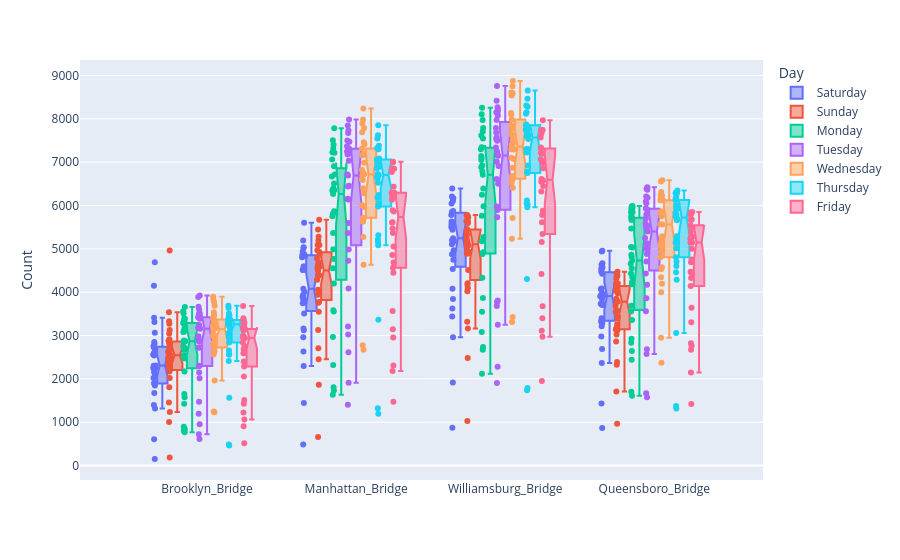

This figure's notebook cell:
### Code cell
# Consider boxplots across multiple categorical variables.
df = pd.melt(NY_bicycle_ts,
             id_vars=['Day','High_Temp_F'], 
             value_vars=['Brooklyn_Bridge', 'Manhattan_Bridge', 'Williamsburg_Bridge','Queensboro_Bridge']
            )
df.columns=['Day','Temperature','Bridge','Count']
df.head()

plt.figure(figsize=(12,6))
fig = px.box(df,
       x='Bridge',
       y='Count',
       points='all',
       color='Day', # Use color to further split plots by "Day"
       notched=True
      )

fig.update_xaxes(title_text=' ') # Updating x-axis label
fig.show();

### Figure 1 — Plotly figure (JSON) as saved in the notebook; plotly's stock layout.template omitted (floating-point values rounded to 4 significant figures)
{"data": [{"alignmentgroup": "True", "boxpoints": "all", "hovertemplate": "Day=Saturday<br>Bridge=%{x}<br>Count=%{y}<extra></extra>", "legendgroup": "Saturday", "marker": {"color": "#636efa"}, "name": "Saturday", "notched": true, "offsetgroup": "Saturday", "orientation": "v", "showlegend": true, "type": "box", "x": ["Brooklyn_Bridge", "Brooklyn_Bridge", "Brooklyn_Bridge", "Brooklyn_Bridge", "Brooklyn_Bridge", "Brooklyn_Bridge", "Brooklyn_Bridge", "Brooklyn_Bridge", "Brooklyn_Bridge", "Brooklyn_Bridge", "Brooklyn_Bridge", "Brooklyn_Bridge", "Brooklyn_Bridge", "Brooklyn_Bridge", "Brooklyn_Bridge", "Brooklyn_Bridge", "Brooklyn_Bridge", "Brooklyn_Bridge", "Brooklyn_Bridge", "Brooklyn_Bridge", "Brooklyn_Bridge", "Brooklyn_Bridge", "Brooklyn_Bridge", "Brooklyn_Bridge", "Brooklyn_Bridge", "Brooklyn_Bridge", "Brooklyn_Bridge", "Brooklyn_Bridge", "Brooklyn_Bridge", "Brooklyn_Bridge", "Brooklyn_Bridge", "Manhattan_Bridge", "Manhattan_Bridge", "Manhattan_Bridge", "Manhattan_Bridge", "Manhattan_Bridge", "Manhattan_Bridge", "Manhattan_Bridge", "Manhattan_Bridge", "Manhattan_Bridge", "Manhattan_Bridge", "Manhattan_Bridge", "Manhattan_Bridge", "Manhattan_Bridge", "Manhattan_Bridge", "Manhattan_Bridge", "Manhattan_Bridge", "Manhattan_Bridge", "Manhattan_Bridge", "Manhattan_Bridge", "Manhattan_Bridge", "Manhattan_Bridge", "Manhattan_Bridge", "Manhattan_Bridge", "Manhattan_Bridge", "Manhattan_Bridge", "Manhattan_Bridge", "Manhattan_Bridge", "Manhattan_Bridge", "Manhattan_Bridge", "Manhattan_Bridge", "Manhattan_Bridge", "Williamsburg_Bridge", "Williamsburg_Bridge", "Williamsburg_Bridge", "Williamsburg_Bridge", "Williamsburg_Bridge", "Williamsburg_Bridge", "Williamsburg_Bridge", "Williamsburg_Bridge", "Williamsburg_Bridge", "Williamsburg_Bridge", "Williamsburg_Bridge", "Williamsburg_Bridge", "Williamsburg_Bridge", "Williamsburg_Bridge", "Williamsburg_Bridge", "Williamsburg_Bridge", "Williamsburg_Bridge", "Williamsburg_Bridge", "Williamsburg_Bridge", "Williamsburg_Bridge", "Williamsburg_Bridge", "Williamsburg_Bridge", "Williamsburg_Bridge", "Williamsburg_Bridge", "Williamsburg_Bridge", "Williamsburg_Bridge", "Williamsburg_Bridge", "Williamsburg_Bridge", "Williamsburg_Bridge", "Williamsburg_Bridge", "Williamsburg_Bridge", "Queensboro_Bridge", "Queensboro_Bridge", "Queensboro_Bridge", "Queensboro_Bridge", "Queensboro_Bridge", "Queensboro_Bridge", "Queensboro_Bridge", "Queensboro_Bridge", "Queensboro_Bridge", "Queensboro_Bridge", "Queensboro_Bridge", "Queensboro_Bridge", "Queensboro_Bridge", "Queensboro_Bridge", "Queensboro_Bridge", "Queensboro_Bridge", "Queensboro_Bridge", "Queensboro_Bridge", "Queensboro_Bridge", "Queensboro_Bridge", "Queensboro_Bridge", "Queensboro_Bridge", "Queensboro_Bridge", "Queensboro_Bridge", "Queensboro_Bridge", "Queensboro_Bridge", "Queensboro_Bridge", "Queensboro_Bridge", "Queensboro_Bridge", "Queensboro_Bridge", "Queensboro_Bridge"], "x0": " ", "xaxis": "x", "y": [606, 1674, 2253, 1318, 3315, 1892, 151, 2161, 2609, 2589, 3066, 1399, 2307, 1848, 2718, 2853, 2301, 2074, 3409, 4146, 4693, 2710, 1876, 2609, 2560, 2810, 1903, 2750, 2021, 2538, 2245, 1446, 3163, 3853, 2297, 5605, 3815, 484, 3896, 4013, 4510, 5193, 2633, 3933, 2958, 4807, 4857, 3745, 3787, 4520, 4593, 4871, 4592, 3121, 5035, 4860, 4940, 3507, 5019, 4079, 4834, 4520, 1915, 4082, 4965, 2963, 6045, 5502, 874, 5198, 6105, 6210, 6391, 3439, 5214, 3845, 5781, 5631, 4535, 5242, 5169, 5443, 5612, 5537, 3625, 5849, 5568, 6167, 4749, 5873, 4878, 6167, 5104, 1430, 2691, 3291, 2366, 4078, 3965, 865, 3910, 3703, 4084, 4425, 2977, 3396, 3216, 3952, 3918, 3841, 3711, 3907, 4548, 4958, 4670, 3325, 4471, 4532, 4635, 3729, 4576, 3734, 4940, 4069], "y0": " ", "yaxis": "y"}, {"alignmentgroup": "True", "boxpoints": "all", "hovertemplate": "Day=Sunday<br>Bridge=%{x}<br>Count=%{y}<extra></extra>", "legendgroup": "Sunday", "marker": {"color": "#EF553B"}, "name": "Sunday", "notched": true, "offsetgroup": "Sunday", "orientation": "v", "showlegend": true, "type": "box", "x": ["Brooklyn_Bridge", "Brooklyn_Bridge", "Brooklyn_Bridge", "Brooklyn_Bridge", "Brooklyn_Bridge", "Brooklyn_Bridge", "Brooklyn_Bridge", "Brooklyn_Bridge", "Brooklyn_Bridge", "Brooklyn_Bridge", "Brooklyn_Bridge", "Brooklyn_Bridge", "Brooklyn_Bridge", "Brooklyn_Bridge", "Brooklyn_Bridge", "Brooklyn_Bridge", "Brooklyn_Bridge", "Brooklyn_Bridge", "Brooklyn_Bridge", "Brooklyn_Bridge", "Brooklyn_Bridge", "Brooklyn_Bridge", "Brooklyn_Bridge", "Brooklyn_Bridge", "Brooklyn_Bridge", "Brooklyn_Bridge", "Brooklyn_Bridge", "Brooklyn_Bridge", "Brooklyn_Bridge", "Brooklyn_Bridge", "Brooklyn_Bridge", "Manhattan_Bridge", "Manhattan_Bridge", "Manhattan_Bridge", "Manhattan_Bridge", "Manhattan_Bridge", "Manhattan_Bridge", "Manhattan_Bridge", "Manhattan_Bridge", "Manhattan_Bridge", "Manhattan_Bridge", "Manhattan_Bridge", "Manhattan_Bridge", "Manhattan_Bridge", "Manhattan_Bridge", "Manhattan_Bridge", "Manhattan_Bridge", "Manhattan_Bridge", "Manhattan_Bridge", "Manhattan_Bridge", "Manhattan_Bridge", "Manhattan_Bridge", "Manhattan_Bridge", "Manhattan_Bridge", "Manhattan_Bridge", "Manhattan_Bridge", "Manhattan_Bridge", "Manhattan_Bridge", "Manhattan_Bridge", "Manhattan_Bridge", "Manhattan_Bridge", "Manhattan_Bridge", "Williamsburg_Bridge", "Williamsburg_Bridge", "Williamsburg_Bridge", "Williamsburg_Bridge", "Williamsburg_Bridge", "Williamsburg_Bridge", "Williamsburg_Bridge", "Williamsburg_Bridge", "Williamsburg_Bridge", "Williamsburg_Bridge", "Williamsburg_Bridge", "Williamsburg_Bridge", "Williamsburg_Bridge", "Williamsburg_Bridge", "Williamsburg_Bridge", "Williamsburg_Bridge", "Williamsburg_Bridge", "Williamsburg_Bridge", "Williamsburg_Bridge", "Williamsburg_Bridge", "Williamsburg_Bridge", "Williamsburg_Bridge", "Williamsburg_Bridge", "Williamsburg_Bridge", "Williamsburg_Bridge", "Williamsburg_Bridge", "Williamsburg_Bridge", "Williamsburg_Bridge", "Williamsburg_Bridge", "Williamsburg_Bridge", "Williamsburg_Bridge", "Queensboro_Bridge", "Queensboro_Bridge", "Queensboro_Bridge", "Queensboro_Bridge", "Queensboro_Bridge", "Queensboro_Bridge", "Queensboro_Bridge", "Queensboro_Bridge", "Queensboro_Bridge", "Queensboro_Bridge", "Queensboro_Bridge", "Queensboro_Bridge", "Queensboro_Bridge", "Queensboro_Bridge", "Queensboro_Bridge", "Queensboro_Bridge", "Queensboro_Bridge", "Queensboro_Bridge", "Queensboro_Bridge", "Queensboro_Bridge", "Queensboro_Bridge", "Queensboro_Bridge", "Queensboro_Bridge", "Queensboro_Bridge", "Queensboro_Bridge", "Queensboro_Bridge", "Queensboro_Bridge", "Queensboro_Bridge", "Queensboro_Bridge", "Queensboro_Bridge", "Queensboro_Bridge"], "x0": " ", "xaxis": "x", "y": [2021, 2375, 2877, 2520, 2225, 3539, 1452, 2612, 2640, 1805, 2465, 2199, 2625, 2467, 3048, 2917, 2321, 3331, 3130, 3274, 2822, 2676, 1004, 4960, 2676, 2543, 2297, 1235, 2169, 2744, 183, 3943, 4377, 4585, 4681, 4057, 3547, 2704, 4656, 4048, 3127, 4388, 4014, 4882, 3776, 5446, 5190, 3756, 5282, 5088, 5086, 4582, 4785, 1867, 5673, 4935, 4500, 4540, 2450, 4285, 4967, 661, 4207, 4886, 5259, 5105, 4513, 4941, 3320, 5634, 5456, 4023, 5153, 4901, 5727, 4173, 5782, 5370, 4096, 5759, 5634, 5419, 5182, 5145, 2479, 5773, 5599, 5083, 5046, 3162, 4943, 5328, 1026, 2862, 3261, 3687, 3434, 3137, 3851, 2389, 3782, 3549, 3023, 3178, 3396, 4197, 3579, 4044, 4062, 3124, 4324, 4207, 4430, 4188, 4159, 1711, 4381, 4032, 3977, 4092, 2327, 3793, 4474, 965], "y0": " ", "yaxis": "y"}, {"alignmentgroup": "True", "boxpoints": "all", "hovertemplate": "Day=Monday<br>Bridge=%{x}<br>Count=%{y}<extra></extra>", "legendgroup": "Monday", "marker": {"color": "#00cc96"}, "name": "Monday", "notched": true, "offsetgroup": "Monday", "orientation": "v", "showlegend": true, "type": "box", "x": ["Brooklyn_Bridge", "Brooklyn_Bridge", "Brooklyn_Bridge", "Brooklyn_Bridge", "Brooklyn_Bridge", "Brooklyn_Bridge", "Brooklyn_Bridge", "Brooklyn_Bridge", "Brooklyn_Bridge", "Brooklyn_Bridge", "Brooklyn_Bridge", "Brooklyn_Bridge", "Brooklyn_Bridge", "Brooklyn_Bridge", "Brooklyn_Bridge", "Brooklyn_Bridge", "Brooklyn_Bridge", "Brooklyn_Bridge", "Brooklyn_Bridge", "Brooklyn_Bridge", "Brooklyn_Bridge", "Brooklyn_Bridge", "Brooklyn_Bridge", "Brooklyn_Bridge", "Brooklyn_Bridge", "Brooklyn_Bridge", "Brooklyn_Bridge", "Brooklyn_Bridge", "Brooklyn_Bridge", "Brooklyn_Bridge", "Brooklyn_Bridge", "Manhattan_Bridge", "Manhattan_Bridge", "Manhattan_Bridge", "Manhattan_Bridge", "Manhattan_Bridge", "Manhattan_Bridge", "Manhattan_Bridge", "Manhattan_Bridge", "Manhattan_Bridge", "Manhattan_Bridge", "Manhattan_Bridge", "Manhattan_Bridge", "Manhattan_Bridge", "Manhattan_Bridge", "Manhattan_Bridge", "Manhattan_Bridge", "Manhattan_Bridge", "Manhattan_Bridge", "Manhattan_Bridge", "Manhattan_Bridge", "Manhattan_Bridge", "Manhattan_Bridge", "Manhattan_Bridge", "Manhattan_Bridge", "Manhattan_Bridge", "Manhattan_Bridge", "Manhattan_Bridge", "Manhattan_Bridge", "Manhattan_Bridge", "Manhattan_Bridge", "Manhattan_Bridge", "Williamsburg_Bridge", "Williamsburg_Bridge", "Williamsburg_Bridge", "Williamsburg_Bridge", "Williamsburg_Bridge", "Williamsburg_Bridge", "Williamsburg_Bridge", "Williamsburg_Bridge", "Williamsburg_Bridge", "Williamsburg_Bridge", "Williamsburg_Bridge", "Williamsburg_Bridge", "Williamsburg_Bridge", "Williamsburg_Bridge", "Williamsburg_Bridge", "Williamsburg_Bridge", "Williamsburg_Bridge", "Williamsburg_Bridge", "Williamsburg_Bridge", "Williamsburg_Bridge", "Williamsburg_Bridge", "Williamsburg_Bridge", "Williamsburg_Bridge", "Williamsburg_Bridge", "Williamsburg_Bridge", "Williamsburg_Bridge", "Williamsburg_Bridge", "Williamsburg_Bridge", "Williamsburg_Bridge", "Williamsburg_Bridge", "Williamsburg_Bridge", "Queensboro_Bridge", "Queensboro_Bridge", "Queensboro_Bridge", "Queensboro_Bridge", "Queensboro_Bridge", "Queensboro_Bridge", "Queensboro_Bridge", "Queensboro_Bridge", "Queensboro_Bridge", "Queensboro_Bridge", "Queensboro_Bridge", "Queensboro_Bridge", "Queensboro_Bridge", "Queensboro_Bridge", "Queensboro_Bridge", "Queensboro_Bridge", "Queensboro_Bridge", "Queensboro_Bridge", "Queensboro_Bridge", "Queensboro_Bridge", "Queensboro_Bridge", "Queensboro_Bridge", "Queensboro_Bridge", "Queensboro_Bridge", "Queensboro_Bridge", "Queensboro_Bridge", "Queensboro_Bridge", "Queensboro_Bridge", "Queensboro_Bridge", "Queensboro_Bridge", "Queensboro_Bridge"], "x0": " ", "xaxis": "x", "y": [2470, 3324, 3152, 2544, 3084, 2886, 2685, 768, 836, 2171, 2854, 1648, 3386, 2714, 3506, 3264, 1576, 3560, 804, 3291, 3088, 3332, 2866, 3657, 2673, 3276, 3387, 898, 2751, 3189, 1428, 4988, 6359, 6352, 5366, 6506, 5812, 5865, 1633, 1730, 4552, 6265, 3553, 7217, 4199, 7503, 7316, 3584, 7404, 1809, 6717, 6400, 6908, 4766, 7783, 6338, 7227, 7059, 2321, 5752, 6671, 2966, 5178, 6881, 6924, 5762, 6793, 6249, 5981, 2116, 2738, 5276, 7049, 4334, 7974, 4924, 8106, 7789, 3867, 7546, 2669, 7301, 7141, 7343, 4882, 8254, 6708, 7708, 7616, 3079, 6391, 7096, 3547, 3689, 4731, 4658, 4183, 4820, 4432, 4550, 1609, 1704, 3359, 5032, 3552, 5845, 4230, 5712, 5468, 2835, 5774, 2441, 5850, 5666, 5917, 4346, 5986, 4864, 5941, 5722, 2642, 5045, 5975, 2924], "y0": " ", "yaxis": "y"}, {"alignmentgroup": "True", "boxpoints": "all", "hovertemplate": "Day=Tuesday<br>Bridge=%{x}<br>Count=%{y}<extra></extra>", "legendgroup": "Tuesday", "marker": {"color": "#ab63fa"}, "name": "Tuesday", "notched": true, "offsetgroup": "Tuesday", "orientation": "v", "showlegend": true, "type": "box", "x": ["Brooklyn_Bridge", "Brooklyn_Bridge", "Brooklyn_Bridge", "Brooklyn_Bridge", "Brooklyn_Bridge", "Brooklyn_Bridge", "Brooklyn_Bridge", "Brooklyn_Bridge", "Brooklyn_Bridge", "Brooklyn_Bridge", "Brooklyn_Bridge", "Brooklyn_Bridge", "Brooklyn_Bridge", "Brooklyn_Bridge", "Brooklyn_Bridge", "Brooklyn_Bridge", "Brooklyn_Bridge", "Brooklyn_Bridge", "Brooklyn_Bridge", "Brooklyn_Bridge", "Brooklyn_Bridge", "Brooklyn_Bridge", "Brooklyn_Bridge", "Brooklyn_Bridge", "Brooklyn_Bridge", "Brooklyn_Bridge", "Brooklyn_Bridge", "Brooklyn_Bridge", "Brooklyn_Bridge", "Brooklyn_Bridge", "Brooklyn_Bridge", "Manhattan_Bridge", "Manhattan_Bridge", "Manhattan_Bridge", "Manhattan_Bridge", "Manhattan_Bridge", "Manhattan_Bridge", "Manhattan_Bridge", "Manhattan_Bridge", "Manhattan_Bridge", "Manhattan_Bridge", "Manhattan_Bridge", "Manhattan_Bridge", "Manhattan_Bridge", "Manhattan_Bridge", "Manhattan_Bridge", "Manhattan_Bridge", "Manhattan_Bridge", "Manhattan_Bridge", "Manhattan_Bridge", "Manhattan_Bridge", "Manhattan_Bridge", "Manhattan_Bridge", "Manhattan_Bridge", "Manhattan_Bridge", "Manhattan_Bridge", "Manhattan_Bridge", "Manhattan_Bridge", "Manhattan_Bridge", "Manhattan_Bridge", "Manhattan_Bridge", "Manhattan_Bridge", "Williamsburg_Bridge", "Williamsburg_Bridge", "Williamsburg_Bridge", "Williamsburg_Bridge", "Williamsburg_Bridge", "Williamsburg_Bridge", "Williamsburg_Bridge", "Williamsburg_Bridge", "Williamsburg_Bridge", "Williamsburg_Bridge", "Williamsburg_Bridge", "Williamsburg_Bridge", "Williamsburg_Bridge", "Williamsburg_Bridge", "Williamsburg_Bridge", "Williamsburg_Bridge", "Williamsburg_Bridge", "Williamsburg_Bridge", "Williamsburg_Bridge", "Williamsburg_Bridge", "Williamsburg_Bridge", "Williamsburg_Bridge", "Williamsburg_Bridge", "Williamsburg_Bridge", "Williamsburg_Bridge", "Williamsburg_Bridge", "Williamsburg_Bridge", "Williamsburg_Bridge", "Williamsburg_Bridge", "Williamsburg_Bridge", "Williamsburg_Bridge", "Queensboro_Bridge", "Queensboro_Bridge", "Queensboro_Bridge", "Queensboro_Bridge", "Queensboro_Bridge", "Queensboro_Bridge", "Queensboro_Bridge", "Queensboro_Bridge", "Queensboro_Bridge", "Queensboro_Bridge", "Queensboro_Bridge", "Queensboro_Bridge", "Queensboro_Bridge", "Queensboro_Bridge", "Queensboro_Bridge", "Queensboro_Bridge", "Queensboro_Bridge", "Queensboro_Bridge", "Queensboro_Bridge", "Queensboro_Bridge", "Queensboro_Bridge", "Queensboro_Bridge", "Queensboro_Bridge", "Queensboro_Bridge", "Queensboro_Bridge", "Queensboro_Bridge", "Queensboro_Bridge", "Queensboro_Bridge", "Queensboro_Bridge", "Queensboro_Bridge", "Queensboro_Bridge"], "x0": " ", "xaxis": "x", "y": [723, 3887, 3415, 611, 3423, 2718, 3666, 3174, 2301, 1193, 2882, 3407, 3182, 2296, 2929, 3507, 3191, 3492, 3598, 2149, 2983, 1472, 3244, 3497, 2012, 3157, 3386, 3922, 2869, 954, 2727, 1913, 7247, 6691, 1402, 7035, 6455, 7847, 6715, 5366, 3021, 6141, 7473, 7317, 4084, 6436, 7732, 7201, 7290, 7176, 4987, 6151, 3206, 7244, 7983, 4726, 7676, 7370, 7499, 6155, 2614, 5597, 2279, 8079, 7341, 1902, 7789, 6910, 8420, 7011, 5938, 3807, 7155, 7975, 6501, 3684, 7249, 8268, 7496, 7686, 7571, 5976, 7146, 3776, 7537, 8756, 5729, 8150, 8161, 8208, 6612, 3251, 5894, 1666, 5501, 5012, 1578, 5449, 5000, 6209, 4899, 4431, 2572, 5399, 6091, 5580, 3861, 5129, 5531, 5698, 6050, 5932, 4711, 5795, 3563, 5906, 6386, 4171, 6179, 6363, 6421, 5249, 2682, 4883], "y0": " ", "yaxis": "y"}, {"alignmentgroup": "True", "boxpoints": "all", "hovertemplate": "Day=Wednesday<br>Bridge=%{x}<br>Count=%{y}<extra></extra>", "legendgroup": "Wednesday", "marker": {"color": "#FFA15A"}, "name": "Wednesday", "notched": true, "offsetgroup": "Wednesday", "orientation": "v", "showlegend": true, "type": "box", "x": ["Brooklyn_Bridge", "Brooklyn_Bridge", "Brooklyn_Bridge", "Brooklyn_Bridge", "Brooklyn_Bridge", "Brooklyn_Bridge", "Brooklyn_Bridge", "Brooklyn_Bridge", "Brooklyn_Bridge", "Brooklyn_Bridge", "Brooklyn_Bridge", "Brooklyn_Bridge", "Brooklyn_Bridge", "Brooklyn_Bridge", "Brooklyn_Bridge", "Brooklyn_Bridge", "Brooklyn_Bridge", "Brooklyn_Bridge", "Brooklyn_Bridge", "Brooklyn_Bridge", "Brooklyn_Bridge", "Brooklyn_Bridge", "Brooklyn_Bridge", "Brooklyn_Bridge", "Brooklyn_Bridge", "Brooklyn_Bridge", "Brooklyn_Bridge", "Brooklyn_Bridge", "Brooklyn_Bridge", "Brooklyn_Bridge", "Manhattan_Bridge", "Manhattan_Bridge", "Manhattan_Bridge", "Manhattan_Bridge", "Manhattan_Bridge", "Manhattan_Bridge", "Manhattan_Bridge", "Manhattan_Bridge", "Manhattan_Bridge", "Manhattan_Bridge", "Manhattan_Bridge", "Manhattan_Bridge", "Manhattan_Bridge", "Manhattan_Bridge", "Manhattan_Bridge", "Manhattan_Bridge", "Manhattan_Bridge", "Manhattan_Bridge", "Manhattan_Bridge", "Manhattan_Bridge", "Manhattan_Bridge", "Manhattan_Bridge", "Manhattan_Bridge", "Manhattan_Bridge", "Manhattan_Bridge", "Manhattan_Bridge", "Manhattan_Bridge", "Manhattan_Bridge", "Manhattan_Bridge", "Manhattan_Bridge", "Williamsburg_Bridge", "Williamsburg_Bridge", "Williamsburg_Bridge", "Williamsburg_Bridge", "Williamsburg_Bridge", "Williamsburg_Bridge", "Williamsburg_Bridge", "Williamsburg_Bridge", "Williamsburg_Bridge", "Williamsburg_Bridge", "Williamsburg_Bridge", "Williamsburg_Bridge", "Williamsburg_Bridge", "Williamsburg_Bridge", "Williamsburg_Bridge", "Williamsburg_Bridge", "Williamsburg_Bridge", "Williamsburg_Bridge", "Williamsburg_Bridge", "Williamsburg_Bridge", "Williamsburg_Bridge", "Williamsburg_Bridge", "Williamsburg_Bridge", "Williamsburg_Bridge", "Williamsburg_Bridge", "Williamsburg_Bridge", "Williamsburg_Bridge", "Williamsburg_Bridge", "Williamsburg_Bridge", "Williamsburg_Bridge", "Queensboro_Bridge", "Queensboro_Bridge", "Queensboro_Bridge", "Queensboro_Bridge", "Queensboro_Bridge", "Queensboro_Bridge", "Queensboro_Bridge", "Queensboro_Bridge", "Queensboro_Bridge", "Queensboro_Bridge", "Queensboro_Bridge", "Queensboro_Bridge", "Queensboro_Bridge", "Queensboro_Bridge", "Queensboro_Bridge", "Queensboro_Bridge", "Queensboro_Bridge", "Queensboro_Bridge", "Queensboro_Bridge", "Queensboro_Bridge", "Queensboro_Bridge", "Queensboro_Bridge", "Queensboro_Bridge", "Queensboro_Bridge", "Queensboro_Bridge", "Queensboro_Bridge", "Queensboro_Bridge", "Queensboro_Bridge", "Queensboro_Bridge", "Queensboro_Bridge"], "x0": " ", "xaxis": "x", "y": [2807, 2565, 1965, 1247, 3342, 2810, 3535, 2969, 2689, 3211, 2596, 3304, 3766, 3170, 2860, 3114, 3821, 2637, 3893, 3685, 2994, 3468, 1232, 2994, 3296, 3216, 3412, 2721, 3264, 3367, 5276, 5633, 4632, 2774, 6984, 6396, 7888, 6005, 5717, 7180, 5630, 7416, 8239, 6770, 6283, 6710, 7987, 5966, 7791, 7191, 6586, 7159, 2672, 7461, 6826, 7313, 7691, 5694, 6608, 6720, 5711, 6620, 5234, 3429, 7445, 7075, 8540, 6872, 6523, 7632, 6619, 8754, 8873, 7308, 7102, 7776, 8605, 6407, 8589, 7852, 7297, 7656, 3310, 8095, 7518, 7983, 8136, 6683, 7398, 7294, 4197, 4537, 3996, 2369, 4804, 4980, 6121, 4344, 4575, 5072, 5152, 6159, 5834, 5862, 4929, 5247, 6556, 5288, 6582, 6231, 6122, 5858, 2951, 6213, 5570, 6309, 6238, 5559, 5753, 5856], "y0": " ", "yaxis": "y"}, {"alignmentgroup": "True", "boxpoints": "all", "hovertemplate": "Day=Thursday<br>Bridge=%{x}<br>Count=%{y}<extra></extra>", "legendgroup": "Thursday", "marker": {"color": "#19d3f3"}, "name": "Thursday", "notched": true, "offsetgroup": "Thursday", "orientation": "v", "showlegend": true, "type": "box", "x": ["Brooklyn_Bridge", "Brooklyn_Bridge", "Brooklyn_Bridge", "Brooklyn_Bridge", "Brooklyn_Bridge", "Brooklyn_Bridge", "Brooklyn_Bridge", "Brooklyn_Bridge", "Brooklyn_Bridge", "Brooklyn_Bridge", "Brooklyn_Bridge", "Brooklyn_Bridge", "Brooklyn_Bridge", "Brooklyn_Bridge", "Brooklyn_Bridge", "Brooklyn_Bridge", "Brooklyn_Bridge", "Brooklyn_Bridge", "Brooklyn_Bridge", "Brooklyn_Bridge", "Brooklyn_Bridge", "Brooklyn_Bridge", "Brooklyn_Bridge", "Brooklyn_Bridge", "Brooklyn_Bridge", "Brooklyn_Bridge", "Brooklyn_Bridge", "Brooklyn_Bridge", "Brooklyn_Bridge", "Brooklyn_Bridge", "Manhattan_Bridge", "Manhattan_Bridge", "Manhattan_Bridge", "Manhattan_Bridge", "Manhattan_Bridge", "Manhattan_Bridge", "Manhattan_Bridge", "Manhattan_Bridge", "Manhattan_Bridge", "Manhattan_Bridge", "Manhattan_Bridge", "Manhattan_Bridge", "Manhattan_Bridge", "Manhattan_Bridge", "Manhattan_Bridge", "Manhattan_Bridge", "Manhattan_Bridge", "Manhattan_Bridge", "Manhattan_Bridge", "Manhattan_Bridge", "Manhattan_Bridge", "Manhattan_Bridge", "Manhattan_Bridge", "Manhattan_Bridge", "Manhattan_Bridge", "Manhattan_Bridge", "Manhattan_Bridge", "Manhattan_Bridge", "Manhattan_Bridge", "Manhattan_Bridge", "Williamsburg_Bridge", "Williamsburg_Bridge", "Williamsburg_Bridge", "Williamsburg_Bridge", "Williamsburg_Bridge", "Williamsburg_Bridge", "Williamsburg_Bridge", "Williamsburg_Bridge", "Williamsburg_Bridge", "Williamsburg_Bridge", "Williamsburg_Bridge", "Williamsburg_Bridge", "Williamsburg_Bridge", "Williamsburg_Bridge", "Williamsburg_Bridge", "Williamsburg_Bridge", "Williamsburg_Bridge", "Williamsburg_Bridge", "Williamsburg_Bridge", "Williamsburg_Bridge", "Williamsburg_Bridge", "Williamsburg_Bridge", "Williamsburg_Bridge", "Williamsburg_Bridge", "Williamsburg_Bridge", "Williamsburg_Bridge", "Williamsburg_Bridge", "Williamsburg_Bridge", "Williamsburg_Bridge", "Williamsburg_Bridge", "Queensboro_Bridge", "Queensboro_Bridge", "Queensboro_Bridge", "Queensboro_Bridge", "Queensboro_Bridge", "Queensboro_Bridge", "Queensboro_Bridge", "Queensboro_Bridge", "Queensboro_Bridge", "Queensboro_Bridge", "Queensboro_Bridge", "Queensboro_Bridge", "Queensboro_Bridge", "Queensboro_Bridge", "Queensboro_Bridge", "Queensboro_Bridge", "Queensboro_Bridge", "Queensboro_Bridge", "Queensboro_Bridge", "Queensboro_Bridge", "Queensboro_Bridge", "Queensboro_Bridge", "Queensboro_Bridge", "Queensboro_Bridge", "Queensboro_Bridge", "Queensboro_Bridge", "Queensboro_Bridge", "Queensboro_Bridge", "Queensboro_Bridge", "Queensboro_Bridge"], "x0": " ", "xaxis": "x", "y": [461, 3353, 1567, 2959, 3019, 2657, 3190, 488, 3468, 3253, 3510, 3368, 3356, 3065, 2563, 2840, 3287, 3346, 3423, 3637, 3688, 3279, 3249, 3013, 3317, 3421, 3312, 2411, 3265, 2565, 1324, 6052, 3365, 5311, 6525, 6179, 6886, 1196, 7328, 7083, 7854, 7624, 7544, 6243, 5150, 5980, 6624, 6728, 7378, 6972, 7061, 6705, 7059, 6703, 6663, 7301, 7034, 5083, 6860, 5217, 1739, 6775, 4302, 6026, 6922, 6750, 7645, 1789, 8461, 7778, 8652, 8307, 8276, 7302, 6116, 6781, 7221, 7297, 7850, 7871, 7849, 7536, 7717, 7629, 8151, 8118, 7598, 6043, 7742, 5958, 1372, 4700, 3056, 4285, 5144, 5139, 5753, 1316, 6184, 5288, 6344, 6289, 5662, 5251, 4461, 4804, 5997, 5835, 6290, 6129, 6289, 5934, 5923, 5697, 5792, 6277, 5998, 4603, 6167, 5011], "y0": " ", "yaxis": "y"}, {"alignmentgroup": "True", "boxpoints": "all", "hovertemplate": "Day=Friday<br>Bridge=%{x}<br>Count=%{y}<extra></extra>", "legendgroup": "Friday", "marker": {"color": "#FF6692"}, "name": "Friday", "notched": true, "offsetgroup": "Friday", "orientation": "v", "showlegend": true, "type": "box", "x": ["Brooklyn_Bridge", "Brooklyn_Bridge", "Brooklyn_Bridge", "Brooklyn_Bridge", "Brooklyn_Bridge", "Brooklyn_Bridge", "Brooklyn_Bridge", "Brooklyn_Bridge", "Brooklyn_Bridge", "Brooklyn_Bridge", "Brooklyn_Bridge", "Brooklyn_Bridge", "Brooklyn_Bridge", "Brooklyn_Bridge", "Brooklyn_Bridge", "Brooklyn_Bridge", "Brooklyn_Bridge", "Brooklyn_Bridge", "Brooklyn_Bridge", "Brooklyn_Bridge", "Brooklyn_Bridge", "Brooklyn_Bridge", "Brooklyn_Bridge", "Brooklyn_Bridge", "Brooklyn_Bridge", "Brooklyn_Bridge", "Brooklyn_Bridge", "Brooklyn_Bridge", "Brooklyn_Bridge", "Brooklyn_Bridge", "Manhattan_Bridge", "Manhattan_Bridge", "Manhattan_Bridge", "Manhattan_Bridge", "Manhattan_Bridge", "Manhattan_Bridge", "Manhattan_Bridge", "Manhattan_Bridge", "Manhattan_Bridge", "Manhattan_Bridge", "Manhattan_Bridge", "Manhattan_Bridge", "Manhattan_Bridge", "Manhattan_Bridge", "Manhattan_Bridge", "Manhattan_Bridge", "Manhattan_Bridge", "Manhattan_Bridge", "Manhattan_Bridge", "Manhattan_Bridge", "Manhattan_Bridge", "Manhattan_Bridge", "Manhattan_Bridge", "Manhattan_Bridge", "Manhattan_Bridge", "Manhattan_Bridge", "Manhattan_Bridge", "Manhattan_Bridge", "Manhattan_Bridge", "Manhattan_Bridge", "Williamsburg_Bridge", "Williamsburg_Bridge", "Williamsburg_Bridge", "Williamsburg_Bridge", "Williamsburg_Bridge", "Williamsburg_Bridge", "Williamsburg_Bridge", "Williamsburg_Bridge", "Williamsburg_Bridge", "Williamsburg_Bridge", "Williamsburg_Bridge", "Williamsburg_Bridge", "Williamsburg_Bridge", "Williamsburg_Bridge", "Williamsburg_Bridge", "Williamsburg_Bridge", "Williamsburg_Bridge", "Williamsburg_Bridge", "Williamsburg_Bridge", "Williamsburg_Bridge", "Williamsburg_Bridge", "Williamsburg_Bridge", "Williamsburg_Bridge", "Williamsburg_Bridge", "Williamsburg_Bridge", "Williamsburg_Bridge", "Williamsburg_Bridge", "Williamsburg_Bridge", "Williamsburg_Bridge", "Williamsburg_Bridge", "Queensboro_Bridge", "Queensboro_Bridge", "Queensboro_Bridge", "Queensboro_Bridge", "Queensboro_Bridge", "Queensboro_Bridge", "Queensboro_Bridge", "Queensboro_Bridge", "Queensboro_Bridge", "Queensboro_Bridge", "Queensboro_Bridge", "Queensboro_Bridge", "Queensboro_Bridge", "Queensboro_Bridge", "Queensboro_Bridge", "Queensboro_Bridge", "Queensboro_Bridge", "Queensboro_Bridge", "Queensboro_Bridge", "Queensboro_Bridge", "Queensboro_Bridge", "Queensboro_Bridge", "Queensboro_Bridge", "Queensboro_Bridge", "Queensboro_Bridge", "Queensboro_Bridge", "Queensboro_Bridge", "Queensboro_Bridge", "Queensboro_Bridge", "Queensboro_Bridge"], "x0": " ", "xaxis": "x", "y": [1222, 2942, 1426, 3679, 513, 2640, 2952, 2590, 3271, 3401, 2054, 2283, 2687, 1513, 907, 2751, 3123, 2400, 3148, 1064, 3144, 2945, 3234, 3344, 3297, 2988, 2982, 2839, 3169, 3150, 2955, 5054, 3142, 6774, 1471, 5367, 6432, 4563, 7007, 6859, 4857, 4683, 5890, 3567, 2182, 5469, 6135, 4447, 6295, 2309, 6296, 5611, 6850, 6998, 6272, 6221, 6204, 5863, 6286, 5610, 3399, 5877, 3674, 7196, 1951, 6325, 6859, 5344, 7968, 7744, 5783, 5611, 7013, 4421, 2974, 6548, 6987, 5158, 7068, 3113, 7318, 6576, 7739, 7749, 7570, 7659, 7336, 6612, 7215, 6450, 2765, 4142, 2672, 5138, 1421, 4692, 5272, 3642, 5293, 5155, 4474, 4330, 4754, 3304, 2147, 5005, 5496, 4427, 5669, 2819, 5786, 5398, 5836, 5853, 5547, 5677, 5675, 5240, 5814, 5181], "y0": " ", "yaxis": "y"}], "layout": {"boxmode": "group", "legend": {"title": {"text": "Day"}, "tracegroupgap": 0}, "margin": {"t": 60}, "xaxis": {"anchor": "y", "domain": [0, 1], "title": {"text": " "}}, "yaxis": {"anchor": "x", "domain": [0, 1], "title": {"text": "Count"}}}}
